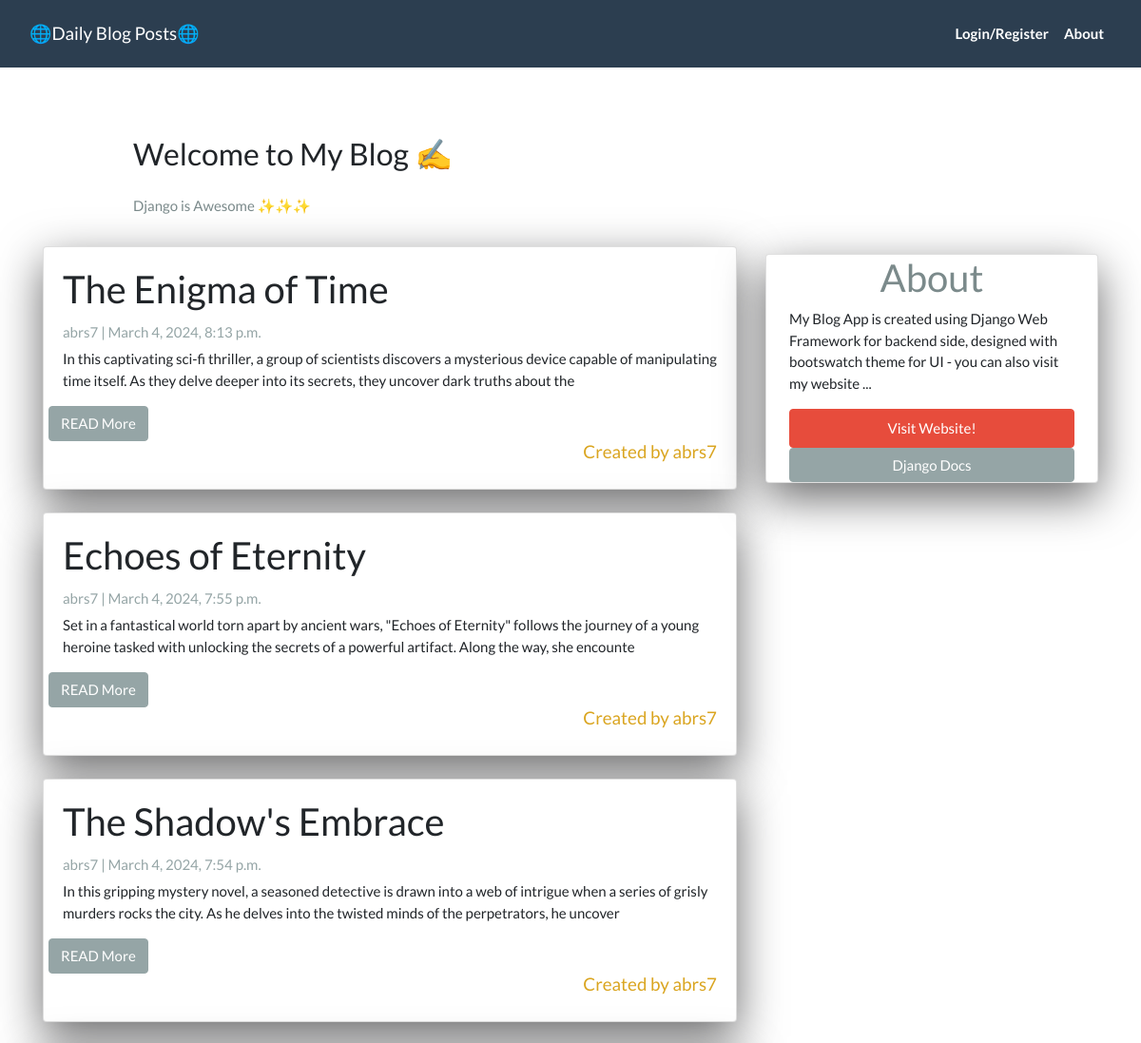
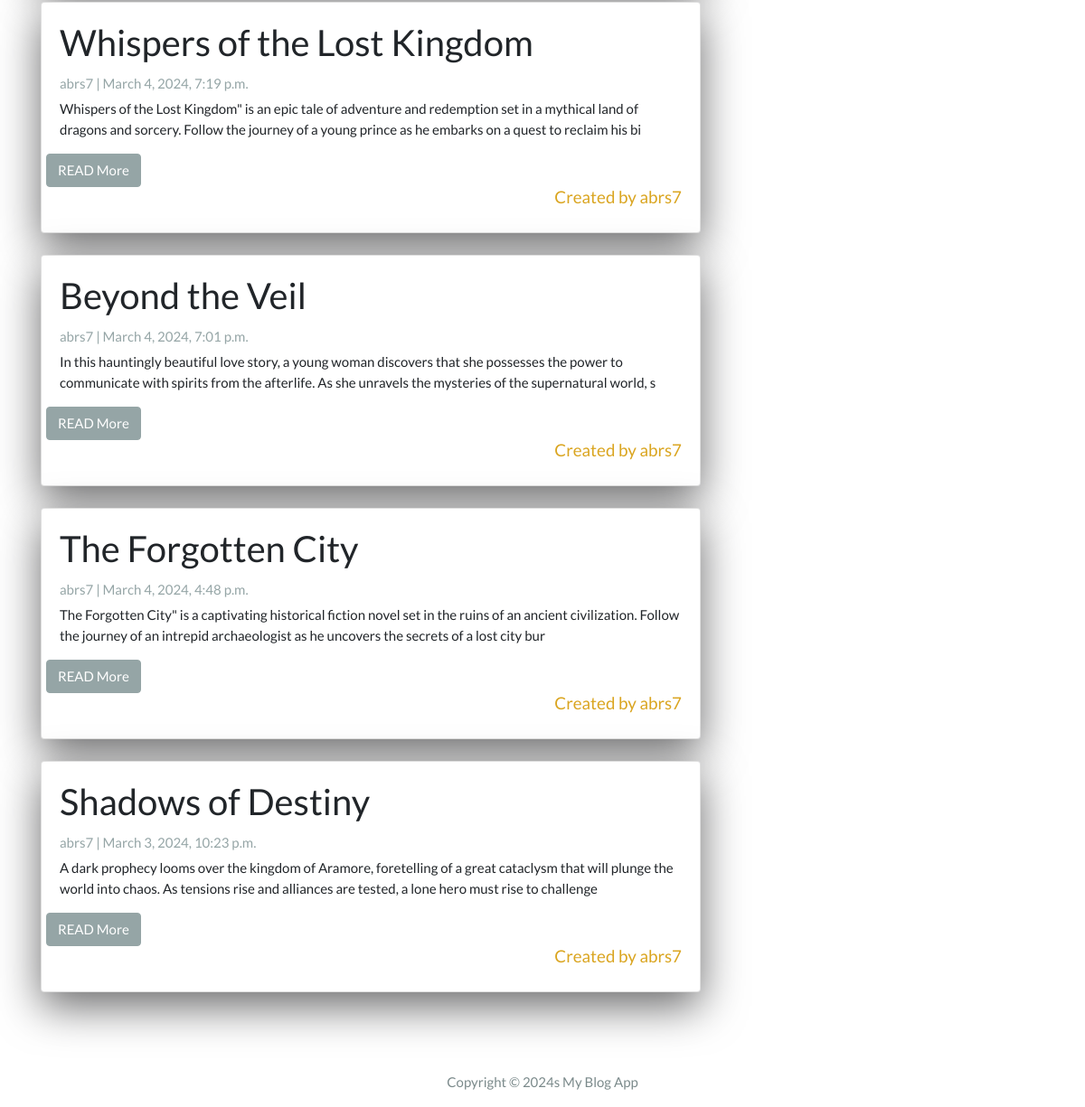
The app's page /app/ with its own data (2 pictures, top to bottom).
### app/models.py (models this page shows, shortened)
class Post(models.Model):
    title = models.CharField(max_length =256, unique=True)
    slug = models.SlugField(max_length=256, unique=True )
    author = models.ForeignKey(User, on_delete=models.CASCADE, related_name='blog_posts')
    created_on = models.DateTimeField(auto_now_add = True)
    updated_on = models.DateTimeField(auto_now = True)
    content = models.TextField()
    status = models.IntegerField(choices = STATUS, default= 0)
    class Meta():
        ordering = ['-created_on']

### app/views.py (the view)
# urls.py: path('', views.PostList.as_view(), name = 'post_list'),
class PostList(ListView):
    queryset = Post.objects.filter(status=1).order_by('-created_on')
    template_name = 'index.html'
    def get_context_data(self, **kwargs):
        context = super().get_context_data(**kwargs)
        context['post_id'] = self.kwargs.get('post_id')
        return context

### templates/index.html (shortened to what this page needs)
{% extends "base.html" %}
{% block content %}
<header class="masthead">
  <div class="container">
    <div class="row">
      <div class=" col-md-8 col-md-10 mx-auto">
        <div class="site-heading">
          <h3 class=" site-heading my-4 mt-3 text-black"> Welcome to My Blog ✍️ </h3>
          <p class="text-dark">Django is Awesome ✨✨✨ </p>
        </div>
      </div>
    </div>
  </div>
</header>
<div class="container">
  <div class="row">
    <div class="col-md-8 mt-3 left">
      {% for post in post_list %}
      <div class="card mb-4">
        <div class="card-body">
          <h2 class="card-title">{{ post.title }}</h2>
          <p class="card-text text-muted h6">{{ post.author }} | {{ post.created_on}} </p>
          <p class="card-text">{{post.content|slice:":200"}} </p>
          <div class="row">
          <a href="{% url 'post_detail' post.slug  %}">
         <button class="btn btn-secondary mx-6">READ More</button>
      </a>
      </div>
      {% load custom_filters %}
      <h5 class="text-green mx-12 float-right " style="color: goldenrod;">Created by {{post.author.username|first_upper}}</h5>
        </div>
      </div>
      {% endfor %}
    </div>
   {% block sidebar %}
   {% include 'sidebar.html'%}
   {% endblock sidebar%}
  </div>
</div>
{%endblock%}

### templates/sidebar.html (style rules this page uses)
.card { box-shadow: 0 16px 48px #6a6a6b; }

### records on screen
Post: title "The Enigma of Time", author "abrs7", created_on "March 4, 2024, 8:13 p.m.", content "In this captivating sci-fi thriller, a group of scientists discovers a mysterious device capable of manipulating time itself. As they delve deeper into its secrets, they uncover dark truths about the", author.username|first_upper "abrs7"
Post: title "Echoes of Eternity", author "abrs7", created_on "March 4, 2024, 7:55 p.m.", content "Set in a fantastical world torn apart by ancient wars, \"Echoes of Eternity\" follows the journey of a young heroine tasked with unlocking the secrets of a powerful artifact. Along the way, she encounte", author.username|first_upper "abrs7"
Post: title "The Shadow's Embrace", author "abrs7", created_on "March 4, 2024, 7:54 p.m.", content "In this gripping mystery novel, a seasoned detective is drawn into a web of intrigue when a series of grisly murders rocks the city. As he delves into the twisted minds of the perpetrators, he uncover", author.username|first_upper "abrs7"
Post: title "Whispers of the Lost Kingdom", author "abrs7", created_on "March 4, 2024, 7:19 p.m.", content "Whispers of the Lost Kingdom\" is an epic tale of adventure and redemption set in a mythical land of dragons and sorcery. Follow the journey of a young prince as he embarks on a quest to reclaim his bi", author.username|first_upper "abrs7"
Post: title "Beyond the Veil", author "abrs7", created_on "March 4, 2024, 7:01 p.m.", content "In this hauntingly beautiful love story, a young woman discovers that she possesses the power to communicate with spirits from the afterlife. As she unravels the mysteries of the supernatural world, s", author.username|first_upper "abrs7"
Post: title "The Forgotten City", author "abrs7", created_on "March 4, 2024, 4:48 p.m.", content "The Forgotten City\" is a captivating historical fiction novel set in the ruins of an ancient civilization. Follow the journey of an intrepid archaeologist as he uncovers the secrets of a lost city bur", author.username|first_upper "abrs7"
Post: title "Shadows of Destiny", author "abrs7", created_on "March 3, 2024, 10:23 p.m.", content "A dark prophecy looms over the kingdom of Aramore, foretelling of a great cataclysm that will plunge the world into chaos. As tensions rise and alliances are tested, a lone hero must rise to challenge", author.username|first_upper "abrs7"
